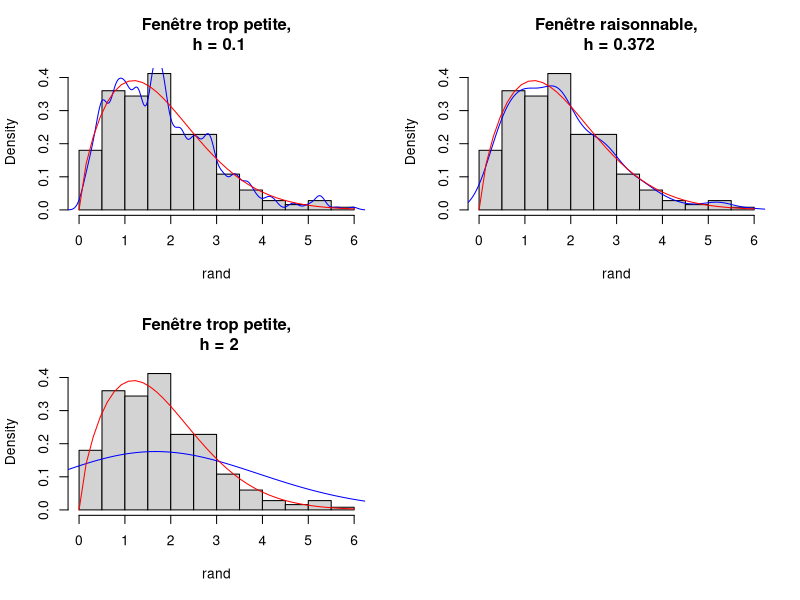

Write the R code that produced this figure.
## ---- chunk 1
par(mfrow=c(2,2))

seq <- seq(0,6, length.out = 40)
yweib <- dweibull(seq,1.7,2)
rand <-rweibull(500,1.7,2)

hist(rand, breaks = 12, freq = F, main = "")
lines(density(rand, bw = 0.1), col ="blue")
lines(seq, yweib, col="red")
title("Fenêtre trop petite,\n h = 0.1")

hist(rand, breaks = 12, freq = F, main = "")
lines(density(rand), col ="blue")
lines(seq, yweib, col="red")
title("Fenêtre raisonnable,\n h = 0.372")

hist(rand, breaks = 12, freq = F, main = "")
lines(density(rand, bw = 2), col ="blue")
lines(seq, yweib, col="red")
title("Fenêtre trop petite,\n h = 2")
